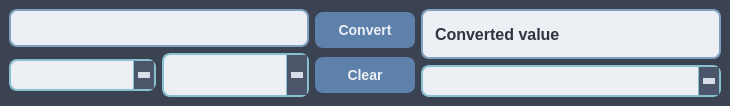
<?xml version="1.0" encoding="UTF-8"?>
<ui version="4.0">
 <class>MainWindow</class>
 <widget class="QMainWindow" name="MainWindow">
  <property name="geometry">
   <rect>
    <x>0</x>
    <y>0</y>
    <width>700</width>
    <height>106</height>
   </rect>
  </property>
  <property name="windowTitle">
   <string>Converter</string>
  </property>
  <property name="styleSheet">
   <string notr="true">QMainWindow {
    background-color: #2e3440; /* Темный фон */
    color: #eceff4; /* Светлый текст */
    font-family: 'Segoe UI', Arial, sans-serif;
    font-size: 14px;
}</string>
  </property>
  <widget class="QWidget" name="centralwidget">
   <property name="styleSheet">
    <string notr="true">QWidget {
    background-color: #3b4252; /* Серый фон */
    color: #d8dee9;
    font-family: 'Segoe UI', Arial, sans-serif;
    font-size: 14px;
}</string>
   </property>
   <layout class="QHBoxLayout" name="horizontalLayout_2">
    <item>
     <layout class="QVBoxLayout" name="verticalLayout">
      <item>
       <widget class="QLineEdit" name="lineEdit">
        <property name="minimumSize">
         <size>
          <width>300</width>
          <height>0</height>
         </size>
        </property>
        <property name="styleSheet">
         <string notr="true">QLineEdit {
    border: 2px solid #81a1c1; /* Голубая рамка */
    border-radius: 8px;
    padding: 8px;
    background-color: #eceff4; /* Светлый фон */
    color: #2e3440; /* Темный текст */
}</string>
        </property>
       </widget>
      </item>
      <item>
       <layout class="QHBoxLayout" name="horizontalLayout">
        <item>
         <widget class="QComboBox" name="comboBox_3">
          <property name="styleSheet">
           <string notr="true">QComboBox {
    border: 2px solid #88c0d0; /* Голубая рамка */
    border-radius: 8px;
    padding: 5px;
    background-color: #eceff4;
    color: #2e3440;
}

QComboBox::drop-down {
    border-left: 1px solid #88c0d0;
    background-color: #4c566a; /* Темная кнопка выпадающего меню */
    width: 20px;
}

QComboBox QAbstractItemView {
    background-color: #eceff4; /* Фон списка */
    color: #E0FFFF;
    selection-background-color: #5e81ac; /* Выбранный элемент */
    selection-color: #2e3440;
}
QComboBox::down-arrow {
    border: none;
    width: 0;
    height: 0;
    border-left: 6px solid transparent;
    border-right: 6px solid transparent;
    border-top: 6px solid #d8dee9; /* Цвет стрелки */
}

QComboBox::down-arrow:hover {
    border-top: 6px solid #81a1c1; /* Цвет стрелки при наведении */
}
</string>
          </property>
          <property name="sizeAdjustPolicy">
           <enum>QComboBox::AdjustToMinimumContentsLengthWithIcon</enum>
          </property>
          <item>
           <property name="text">
            <string/>
           </property>
          </item>
          <item>
           <property name="text">
            <string>length</string>
           </property>
          </item>
          <item>
           <property name="text">
            <string>time</string>
           </property>
          </item>
          <item>
           <property name="text">
            <string>weight</string>
           </property>
          </item>
         </widget>
        </item>
        <item>
         <widget class="QComboBox" name="comboBox">
          <property name="enabled">
           <bool>true</bool>
          </property>
          <property name="maximumSize">
           <size>
            <width>200</width>
            <height>100</height>
           </size>
          </property>
          <property name="contextMenuPolicy">
           <enum>Qt::CustomContextMenu</enum>
          </property>
          <property name="whatsThis">
           <string/>
          </property>
          <property name="styleSheet">
           <string notr="true">QComboBox {
    border: 2px solid #88c0d0; /* Голубая рамка */
    border-radius: 8px;
    padding: 5px;
    background-color: #eceff4;
    color: #2e3440;
}

QComboBox::drop-down {
    border-left: 1px solid #88c0d0;
    background-color: #4c566a; /* Темная кнопка выпадающего меню */
    width: 20px;
}

QComboBox QAbstractItemView {
    background-color: #eceff4; /* Фон списка */
    color: #2e3440;
    selection-background-color: #5e81ac; /* Выбранный элемент */
    selection-color: #eceff4;
}
QComboBox::down-arrow {
    border: none;
    width: 0;
    height: 0;
    border-left: 6px solid transparent;
    border-right: 6px solid transparent;
    border-top: 6px solid #d8dee9; /* Цвет стрелки */
}

QComboBox::down-arrow:hover {
    border-top: 6px solid #81a1c1; /* Цвет стрелки при наведении */
}</string>
          </property>
          <property name="maxVisibleItems">
           <number>10</number>
          </property>
          <property name="sizeAdjustPolicy">
           <enum>QComboBox::AdjustToMinimumContentsLengthWithIcon</enum>
          </property>
          <property name="frame">
           <bool>true</bool>
          </property>
          <property name="modelColumn">
           <number>0</number>
          </property>
         </widget>
        </item>
       </layout>
      </item>
     </layout>
    </item>
    <item>
     <spacer name="horizontalSpacer">
      <property name="orientation">
       <enum>Qt::Horizontal</enum>
      </property>
      <property name="sizeType">
       <enum>QSizePolicy::Minimum</enum>
      </property>
      <property name="sizeHint" stdset="0">
       <size>
        <width>0</width>
        <height>10</height>
       </size>
      </property>
     </spacer>
    </item>
    <item>
     <layout class="QVBoxLayout" name="verticalLayout_2">
      <item>
       <widget class="QPushButton" name="pushButton">
        <property name="minimumSize">
         <size>
          <width>100</width>
          <height>0</height>
         </size>
        </property>
        <property name="styleSheet">
         <string notr="true">QPushButton {
    border: 2px solid #5e81ac;
    border-radius: 8px;
    padding: 8px 15px;
    background-color: #5e81ac; /* Синий фон */
    color: #eceff4;
    font-weight: bold;
}

QPushButton:hover {
    background-color: #81a1c1; /* Более светлый синий при наведении */
}

QPushButton:pressed {
    background-color: #4c566a; /* Темный фон при нажатии */
}</string>
        </property>
        <property name="text">
         <string>Convert</string>
        </property>
       </widget>
      </item>
      <item>
       <widget class="QPushButton" name="buttonClear">
        <property name="styleSheet">
         <string notr="true">QPushButton {
    border: 2px solid #5e81ac;
    border-radius: 8px;
    padding: 8px 15px;
    background-color: #5e81ac; /* Синий фон */
    color: #eceff4;
    font-weight: bold;
}

QPushButton:hover {
    background-color: #81a1c1; /* Более светлый синий при наведении */
}

QPushButton:pressed {
    background-color: #4c566a; /* Темный фон при нажатии */
}</string>
        </property>
        <property name="text">
         <string>Clear</string>
        </property>
       </widget>
      </item>
     </layout>
    </item>
    <item>
     <layout class="QVBoxLayout" name="verticalLayout_3">
      <item>
       <widget class="QLabel" name="label">
        <property name="minimumSize">
         <size>
          <width>300</width>
          <height>0</height>
         </size>
        </property>
        <property name="autoFillBackground">
         <bool>false</bool>
        </property>
        <property name="styleSheet">
         <string notr="true">QLabel {
    border: 2px solid #81a1c1; /* Голубая рамка */
    border-radius: 8px;
    padding: 8px;
    background-color: #eceff4; /* Светлый фон */
    color: #2e3440; /* Темный текст */
    font-size: 16px;
    font-weight: bold;
}</string>
        </property>
        <property name="text">
         <string>Converted value</string>
        </property>
       </widget>
      </item>
      <item>
       <widget class="QComboBox" name="comboBox_2">
        <property name="styleSheet">
         <string notr="true">QComboBox {
    border: 2px solid #88c0d0; /* Голубая рамка */
    border-radius: 8px;
    padding: 5px;
    background-color: #eceff4;
    color: #2e3440;
}

QComboBox::drop-down {
    border-left: 1px solid #88c0d0;
    background-color: #4c566a; /* Темная кнопка выпадающего меню */
    width: 20px;
}

QComboBox QAbstractItemView {
    background-color: #eceff4; /* Фон списка */
    color: #2e3440;
    selection-background-color: #5e81ac; /* Выбранный элемент */
    selection-color: #eceff4;
}
QComboBox::down-arrow {
    border: none;
    width: 0;
    height: 0;
    border-left: 6px solid transparent;
    border-right: 6px solid transparent;
    border-top: 6px solid #d8dee9; /* Цвет стрелки */
}

QComboBox::down-arrow:hover {
    border-top: 6px solid #81a1c1; /* Цвет стрелки при наведении */
}
</string>
        </property>
       </widget>
      </item>
     </layout>
    </item>
   </layout>
  </widget>
 </widget>
 <resources/>
 <connections/>
</ui>
